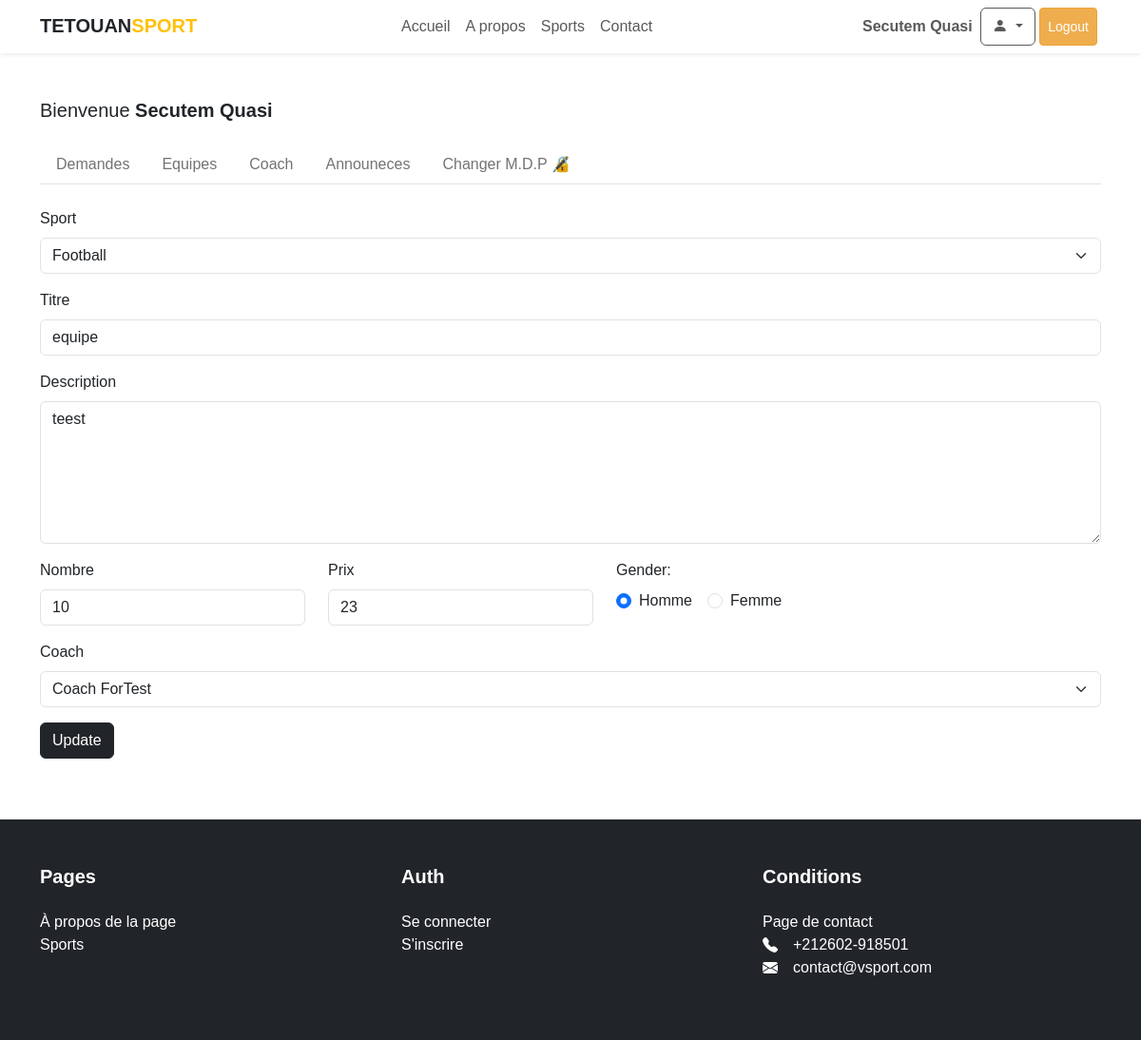
The app's page /secretaire/equipes-edit.php?equipe=4 (signed in) with its own data.
### tables this page shows
CREATE TABLE `equipes` (
  `id` int UNSIGNED NOT NULL,
  `sport_id` int UNSIGNED NOT NULL,
  `coach_id` int UNSIGNED NOT NULL,
  `salle` varchar(255) NOT NULL,
  `salle_id` int NOT NULL DEFAULT '1',
  `emploi` varchar(255) NOT NULL,
  `gender` varchar(5) NOT NULL DEFAULT 'homme',
  `title` varchar(255) NOT NULL,
  `description` varchar(700) NOT NULL,
  `price` float NOT NULL,
  `nbr` int NOT NULL,
  `approved` varchar(255) NOT NULL DEFAULT 'Non',
  `status` tinyint(1) NOT NULL DEFAULT '1',
  `created_at` timestamp NOT NULL DEFAULT CURRENT_TIMESTAMP
);

CREATE TABLE `sports` (
  `id` int UNSIGNED NOT NULL,
  `title` varchar(255) NOT NULL,
  `description` varchar(700) NOT NULL,
  `image` varchar(255) NOT NULL DEFAULT 'https://dummyimage.com/350x200/ced4da/6c757d.jpg',
  `created_at` timestamp NOT NULL DEFAULT CURRENT_TIMESTAMP
);

CREATE TABLE `users` (
  `id` int UNSIGNED NOT NULL,
  `nom` varchar(255) NOT NULL,
  `prenom` varchar(255) NOT NULL,
  `email` varchar(255) NOT NULL,
  `date_naissance` date NOT NULL,
  `gender` varchar(5) NOT NULL DEFAULT 'homme',
  `password` varchar(300) NOT NULL,
  `bio` varchar(255) DEFAULT NULL,
  `role` varchar(10) NOT NULL DEFAULT 'user',
  `created_at` timestamp NOT NULL DEFAULT CURRENT_TIMESTAMP,
  `updated_at` timestamp NOT NULL DEFAULT CURRENT_TIMESTAMP
);

### secretaire/partials/check-user.php (called while the page is built, shortened)
<?php
require_once __DIR__ . '/../../Models/Coach.php';
require_once __DIR__ . '/../../Models/Equipe.php';
require_once __DIR__ . '/../../Models/Sport.php';
$coachObj = new Coach($conn);
$equipeObj = new Equipe($conn);
$sportObj = new Sport($conn);
?>

### Models/Sport.php (called while the page is built, shortened)
<?php
class Sport
{
    public function getAllSports(): array
    {
        $sports = $this->conn->prepare("SELECT id, title, description, image FROM sports order by created_at DESC");
        $sports->execute();
        return $sports->fetchAll(PDO::FETCH_OBJ);
    }
}

### Models/Equipe.php (called while the page is built, shortened)
<?php
class Equipe
{
    public function getEquipeById(int $equipeId): Object|bool
    {
        $equipe = $this->conn->prepare("SELECT * from equipes where id=:id");
        $equipe->bindValue("id", $equipeId);
        $equipe->execute();
        return $equipe->fetchObject();
    }
}

### Models/Coach.php (called while the page is built, shortened)
<?php
class Coach
{
    public function getAllCoaches(): array
    {
        $coaches = $this->conn->prepare("SELECT * FROM users WHERE role='coach'");
        $coaches->execute();
        return $coaches->fetchAll(PDO::FETCH_OBJ);
    }
}
?>

### secretaire/equipes-edit.php (the view, shortened to what this page needs)
<?php include __DIR__ . '/partials/check-user.php'; ?>
<!DOCTYPE html>
<html>
<head>
    <?php require_once __DIR__ . '/../partials/head.php'; ?>
</head>
<?php
if (isset($_GET['equipe'])) {
    $selectedEquipeId = (int) $_GET['equipe'];
} else {
    header("location: " . APP_URL . "/secretaire/equipes.php", true);
    exit();
}
$equipe = $equipeObj->getEquipeById($selectedEquipeId);
?>
<?php $sports = $sportObj->getAllSports(); ?>
<?php $coaches = $coachObj->getAllCoaches(); ?>
<body>
    <div class="main-wrapper">
        <div class="content">
            <?php require_once __DIR__ . '/../partials/nav.php'; ?>
            <main class="container py-5">
                <?php include __DIR__ . '/partials/header.php'; ?>
                <?php
                $oldTitle = isset($_POST['title']) ? $_POST['title'] : $equipe->title;
                $oldDescription = isset($_POST['description']) ? $_POST['description'] : $equipe->description;
                $oldNbr = isset($_POST['nbr']) ? $_POST['nbr'] : $equipe->nbr;
                $oldPrice = isset($_POST['price']) ? $_POST['price'] : $equipe->price;
                ?>
                <form class="form" method="POST">
                    <div class="form-group mb-3">
                        <label for="sport" class="form-label">Sport</label>
                        <select class="form-select" aria-label="sport" name="sport" required>
                            <?php foreach ($sports as $sport) : ?>
                                <option <?= (isset($_POST['sport']) && $_POST['sport'] == $sport->id || ($equipe->sport_id == $sport->id)) ? 'selected' : ''; ?> value="<?= $sport->id ?>"><?= ucwords($sport->title) ?></option>
                            <?php endforeach; ?>
                        </select>
                    </div>
                    <div class="form-group mb-3">
                        <label for="title" class="form-label">Titre</label>
                        <input type="text" name="title" placeholder="Titre" maxlength="255" class="form-control" id="title" value="<?= $oldTitle ?>" required />
                    </div>
                    <div class="form-group mb-3">
                        <label for="description" class="form-label">Description</label>
                        <textarea name="description" maxlength="700" class="form-control" placeholder="Description ..." id="description" aria-describedby="description" style="max-height: 300px; min-height:150px;" required><?= $oldDescription ?></textarea>
                    </div>
                    <div class="d-flex gap-4 mb-3">
                        <div class="form-group w-25">
                            <label for="nbr" class="form-label">Nombre</label>
                            <input type="number" name="nbr" min="1" max="10" placeholder="Nombre" class="form-control" id="nbr" value="<?= $oldNbr ?>" required />
                        </div>
                        <div class="form-group w-25">
                            <label for="price" class="form-label">Prix</label>
                            <input type="number" name="price" min="1" placeholder="Prix" class="form-control" id="price" value="<?= $oldPrice ?>" required />
                        </div>
                        <div class="form-group">
                            <label for="gender" class="form-label">Gender:</label>
                            <div class="d-flex gap-3">
                                <div class="form-check">
                                    <input class="form-check-input" type="radio" name="gender" id="homme" value="homme" <?= (isset($_POST['gender']) && $_POST['gender'] == 'homme') ? 'checked' : ''; ?> checked required />
                                    <label class="form-check-label" for="homme">
                                        Homme
                                    </label>
                                </div>
                                <div class="form-check">
                                    <input class="form-check-input" type="radio" name="gender" id="femme" value="femme" <?= (isset($_POST['gender']) && $_POST['gender'] == 'femme') ? 'checked' : ''; ?> required />
                                    <label class="form-check-label" for="femme">
                                        Femme
                                    </label>
                                </div>
                            </div>
                        </div>
                    </div>
                    <div class="form-group mb-3">
                        <label for="coach" class="form-label">Coach</label>
                        <select class="form-select" aria-label="coach" name="coach" required>
                            <?php foreach ($coaches as $coach) : ?>
                                <option <?= (isset($_POST['coach']) && $_POST['coach'] == $coach->id || $equipe->coach_id == $coach->id) ? 'selected' : ''; ?> value="<?= $coach->id ?>"><?= ucwords($coach->nom . ' ' . $coach->prenom) ?></option>
                            <?php endforeach; ?>
                        </select>
                    </div>
                    <div class="form-group mb-3">
                        <button type="submit" name="update" class="btn btn btn-dark">Update</button>
                    </div>
                </form>
            </main>
        </div>
        <?php require_once __DIR__ . '/../partials/footer.php'; ?>
    </div>
</body>
</html>

### public/css/main.css (style rules this page uses)
html, body, div, span, p { margin: 0; padding: 0; border: 0; line-height: 1.5rem; }
html { box-sizing: border-box; }
*, *::before, *::after { box-sizing: inherit; }
body { line-height: 1; font-family: sans-serif; height: 100%; }
.main-wrapper { display: flex; flex-direction: column; min-height: 100vh; }
.content { flex: 1; }

### records on screen
equipes: sport "Football", title "equipe", description "teest", nbr "10", price "23", coach "Coach ForTest"

### other values on screen
$_SESSION['user']->name "Secutem Quasi"
$user->name "Secutem Quasi"
contactPhone "+212602-918501"
contactEmail "contact@vsport.com"
